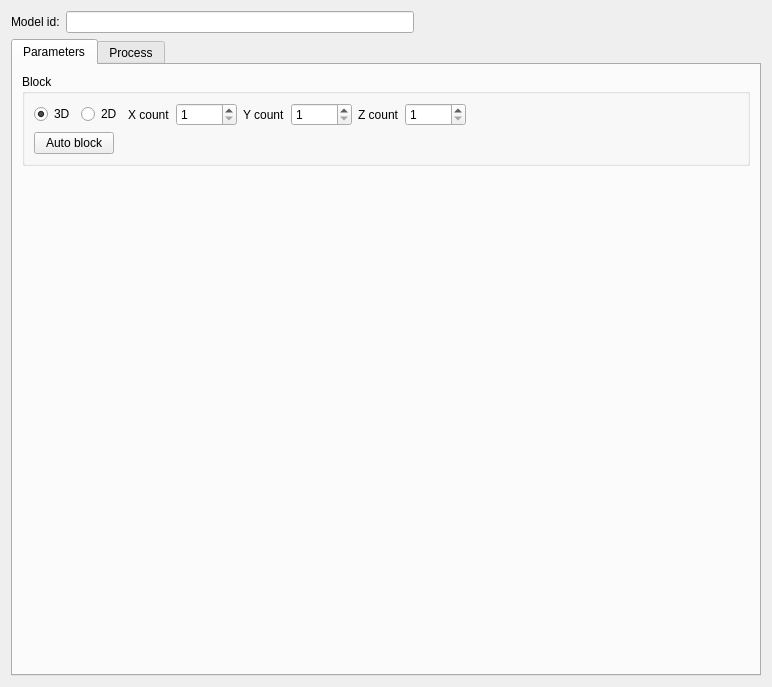
<?xml version="1.0" encoding="UTF-8"?>
<ui version="4.0">
 <class>ModelConfigWidget</class>
 <widget class="QWidget" name="ModelConfigWidget">
  <property name="geometry">
   <rect>
    <x>0</x>
    <y>0</y>
    <width>772</width>
    <height>687</height>
   </rect>
  </property>
  <property name="windowTitle">
   <string>ModelConfigWidget</string>
  </property>
  <layout class="QVBoxLayout" name="verticalLayout_3">
   <item>
    <layout class="QHBoxLayout" name="horizontalLayout">
     <item>
      <widget class="QLabel" name="label">
       <property name="text">
        <string>Model id:</string>
       </property>
      </widget>
     </item>
     <item>
      <widget class="QLineEdit" name="lineEdit_projectID">
       <property name="readOnly">
        <bool>true</bool>
       </property>
      </widget>
     </item>
     <item>
      <spacer name="horizontalSpacer_3">
       <property name="orientation">
        <enum>Qt::Horizontal</enum>
       </property>
       <property name="sizeHint" stdset="0">
        <size>
         <width>118</width>
         <height>22</height>
        </size>
       </property>
      </spacer>
     </item>
    </layout>
   </item>
   <item>
    <widget class="QTabWidget" name="tabWidget">
     <property name="currentIndex">
      <number>0</number>
     </property>
     <widget class="QWidget" name="tab">
      <attribute name="title">
       <string>Parameters</string>
      </attribute>
      <layout class="QVBoxLayout" name="verticalLayout_2" stretch="0,1">
       <item>
        <widget class="QGroupBox" name="groupBox">
         <property name="title">
          <string>Block</string>
         </property>
         <layout class="QVBoxLayout" name="verticalLayout">
          <item>
           <layout class="QHBoxLayout" name="horizontalLayout_7">
            <item>
             <layout class="QHBoxLayout" name="horizontalLayout_2">
              <item>
               <widget class="QRadioButton" name="radioButton3d">
                <property name="text">
                 <string>3D</string>
                </property>
                <property name="checked">
                 <bool>true</bool>
                </property>
               </widget>
              </item>
              <item>
               <widget class="QRadioButton" name="radioButton2d">
                <property name="text">
                 <string>2D</string>
                </property>
               </widget>
              </item>
             </layout>
            </item>
            <item>
             <layout class="QHBoxLayout" name="horizontalLayout_3">
              <item>
               <widget class="QLabel" name="label_2">
                <property name="text">
                 <string>X count</string>
                </property>
               </widget>
              </item>
              <item>
               <widget class="QSpinBox" name="spinBox_xcount">
                <property name="minimum">
                 <number>1</number>
                </property>
                <property name="maximum">
                 <number>99999</number>
                </property>
               </widget>
              </item>
             </layout>
            </item>
            <item>
             <layout class="QHBoxLayout" name="horizontalLayout_4">
              <item>
               <widget class="QLabel" name="label_3">
                <property name="text">
                 <string>Y count</string>
                </property>
               </widget>
              </item>
              <item>
               <widget class="QSpinBox" name="spinBox_ycount">
                <property name="minimum">
                 <number>1</number>
                </property>
                <property name="maximum">
                 <number>99999</number>
                </property>
               </widget>
              </item>
             </layout>
            </item>
            <item>
             <layout class="QHBoxLayout" name="horizontalLayout_5">
              <item>
               <widget class="QLabel" name="label_4">
                <property name="text">
                 <string>Z count</string>
                </property>
               </widget>
              </item>
              <item>
               <widget class="QSpinBox" name="spinBox_zcount">
                <property name="minimum">
                 <number>1</number>
                </property>
                <property name="maximum">
                 <number>99999</number>
                </property>
               </widget>
              </item>
             </layout>
            </item>
            <item>
             <spacer name="horizontalSpacer_5">
              <property name="orientation">
               <enum>Qt::Horizontal</enum>
              </property>
              <property name="sizeHint" stdset="0">
               <size>
                <width>115</width>
                <height>19</height>
               </size>
              </property>
             </spacer>
            </item>
           </layout>
          </item>
          <item>
           <layout class="QHBoxLayout" name="horizontalLayout_6">
            <item>
             <widget class="QPushButton" name="pushButton_autoblock">
              <property name="text">
               <string>Auto block</string>
              </property>
              <property name="autoDefault">
               <bool>false</bool>
              </property>
             </widget>
            </item>
            <item>
             <spacer name="horizontalSpacer_4">
              <property name="orientation">
               <enum>Qt::Horizontal</enum>
              </property>
              <property name="sizeHint" stdset="0">
               <size>
                <width>115</width>
                <height>19</height>
               </size>
              </property>
             </spacer>
            </item>
           </layout>
          </item>
         </layout>
        </widget>
       </item>
       <item>
        <widget class="insight::AT3dRenderWidget" name="widget3d" native="true"/>
       </item>
      </layout>
     </widget>
     <widget class="QWidget" name="tab_2">
      <attribute name="title">
       <string>Process</string>
      </attribute>
      <layout class="QVBoxLayout" name="verticalLayout_5">
       <item>
        <widget class="QGroupBox" name="groupBox_AT">
         <property name="title">
          <string>Model process</string>
         </property>
         <layout class="QVBoxLayout" name="verticalLayout_4">
          <item>
           <layout class="QHBoxLayout" name="horizontalLayout_12">
            <item>
             <widget class="QPushButton" name="pushButton_Model">
              <property name="text">
               <string>Process</string>
              </property>
              <property name="autoDefault">
               <bool>true</bool>
              </property>
             </widget>
            </item>
            <item>
             <widget class="QPushButton" name="pushButton_Stop">
              <property name="text">
               <string>Stop</string>
              </property>
             </widget>
            </item>
            <item>
             <spacer name="horizontalSpacer_6">
              <property name="orientation">
               <enum>Qt::Horizontal</enum>
              </property>
              <property name="sizeHint" stdset="0">
               <size>
                <width>37</width>
                <height>17</height>
               </size>
              </property>
             </spacer>
            </item>
           </layout>
          </item>
          <item>
           <layout class="QHBoxLayout" name="horizontalLayout_13">
            <item>
             <widget class="QPushButton" name="pushButton_more">
              <property name="text">
               <string>More</string>
              </property>
             </widget>
            </item>
            <item>
             <layout class="QHBoxLayout" name="horizontalLayout_8">
              <item>
               <widget class="QCheckBox" name="checkBox_pointcloud">
                <property name="text">
                 <string>Point cloud</string>
                </property>
                <property name="checked">
                 <bool>true</bool>
                </property>
               </widget>
              </item>
              <item>
               <widget class="QCheckBox" name="checkBox_texturemodel">
                <property name="text">
                 <string>Texture model</string>
                </property>
                <property name="checked">
                 <bool>true</bool>
                </property>
               </widget>
              </item>
              <item>
               <widget class="QCheckBox" name="checkBox_lod">
                <property name="text">
                 <string>Level of details(LOD)</string>
                </property>
                <property name="checked">
                 <bool>true</bool>
                </property>
               </widget>
              </item>
             </layout>
            </item>
            <item>
             <spacer name="horizontalSpacer_7">
              <property name="orientation">
               <enum>Qt::Horizontal</enum>
              </property>
              <property name="sizeHint" stdset="0">
               <size>
                <width>37</width>
                <height>17</height>
               </size>
              </property>
             </spacer>
            </item>
           </layout>
          </item>
         </layout>
        </widget>
       </item>
       <item>
        <widget class="QTableWidget" name="tableWidget">
         <attribute name="horizontalHeaderVisible">
          <bool>false</bool>
         </attribute>
         <attribute name="horizontalHeaderDefaultSectionSize">
          <number>200</number>
         </attribute>
         <attribute name="horizontalHeaderMinimumSectionSize">
          <number>100</number>
         </attribute>
         <attribute name="horizontalHeaderStretchLastSection">
          <bool>true</bool>
         </attribute>
         <column>
          <property name="text">
           <string>block</string>
          </property>
         </column>
         <column>
          <property name="text">
           <string>status</string>
          </property>
         </column>
         <column>
          <property name="text">
           <string>progress</string>
          </property>
         </column>
        </widget>
       </item>
      </layout>
     </widget>
    </widget>
   </item>
  </layout>
 </widget>
 <customwidgets>
  <customwidget>
   <class>insight::AT3dRenderWidget</class>
   <extends>QWidget</extends>
   <header>AT3dRenderWidget.h</header>
   <container>1</container>
  </customwidget>
 </customwidgets>
 <resources/>
 <connections>
  <connection>
   <sender>radioButton2d</sender>
   <signal>toggled(bool)</signal>
   <receiver>spinBox_zcount</receiver>
   <slot>setDisabled(bool)</slot>
   <hints>
    <hint type="sourcelabel">
     <x>96</x>
     <y>128</y>
    </hint>
    <hint type="destinationlabel">
     <x>507</x>
     <y>128</y>
    </hint>
   </hints>
  </connection>
 </connections>
</ui>
